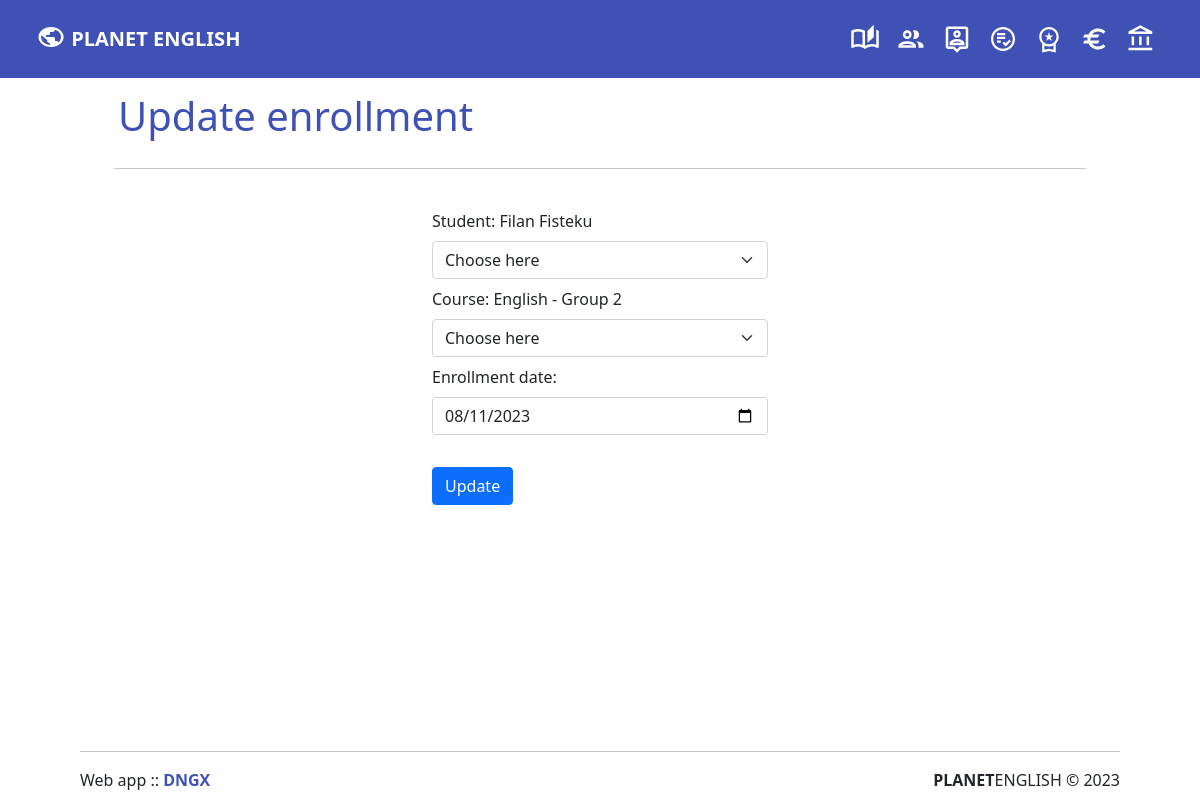
The page /u-enrollment.php?enrollment_id=2 on the database its author committed.
### tables this page shows
CREATE TABLE `enrollments` (
  `enrollment_id` int(11) NOT NULL,
  `enstudent_id` int(11) DEFAULT NULL,
  `encourse_id` int(11) DEFAULT NULL,
  `enrollment_date` date DEFAULT NULL
);

CREATE TABLE `students` (
  `student_id` int(11) NOT NULL,
  `first_name` varchar(50) DEFAULT NULL,
  `last_name` varchar(50) DEFAULT NULL,
  `email` varchar(100) DEFAULT NULL,
  `phone` varchar(20) DEFAULT NULL,
  `address` varchar(200) DEFAULT NULL,
  `parent` varchar(50) DEFAULT NULL
);

CREATE TABLE `courses` (
  `course_id` int(11) NOT NULL,
  `course_name` varchar(100) DEFAULT NULL,
  `start_date` date DEFAULT NULL,
  `end_date` date DEFAULT NULL,
  `instructor` varchar(100) DEFAULT NULL
);

### u-enrollment.php (the view, shortened to what this page needs)
<?php include('partials/menu.php');?>
<div class="row text-center p-4 mb-auto" style="width:85%; margin: auto;">
<p><h1 class="p-1 text-start" style="color: #3f51b5;">Update enrollment</h1></p><hr>
</div>
<div class="row text-start p-0 mb-auto" style="width:30%; margin: auto;">
            <div class="container ">
                    <?php
                        $enrollment_id = $_GET['enrollment_id'];
                        $sql = "
                        SELECT s.first_name, s.last_name, c.course_name, e.enrollment_date, e.enrollment_id, e.enstudent_id, e.encourse_id  FROM students s
                        LEFT JOIN enrollments e
                        ON s.student_id = e.enstudent_id
                        LEFT JOIN courses c
                        ON e.encourse_id = c.course_id
                        WHERE e.enrollment_id=$enrollment_id";
                        $res = mysqli_query($cxn, $sql);
                        if($res == TRUE)
                        {
                            $count = mysqli_num_rows($res);
                            if($count == 1)
                            {
                                $row = mysqli_fetch_assoc($res);
                                $fname = $row['first_name'];
                                $lname = $row['last_name'];
                                $cname = $row['course_name'];
                                $endate = $row['enrollment_date'];
                            }
                            else{
                                header("Location: " .SITEURL. 'm-enrollments.php');
                            }
                        }
                    ?>
                    <form action="" method="POST">
                        <div class="mb-2">
                            <label for="student" class="form-label">Student:
                                <?php
                                if(!isset($fname) && !isset($lname))
                                    {echo isset($fname, $lname);}
                                        else {echo $fname.' '.$lname;}
                                ?>
                            </label>
                                    <select class="form-select" aria-label="Default select example" name="enstudent_id2">
                                        <?php
                                            $sql2 = "SELECT * FROM students";
                                            $res2 = mysqli_query($cxn, $sql2);
                                            $count2 = mysqli_num_rows($res2);
                                            if($count2>0)
                                            {
                                                while($row = mysqli_fetch_assoc($res2))
                                                {
                                                    ?>
                                                    <option selected hidden>Choose here</option>
                                                    <?php
                                                }
                                            }
                                            else
                                            {
                                                ?>
                                                <option value="0">There are no students available</option>
                                                <?php
                                            }
                                        ?>
                                    </select>
                        </div>
                        <div class="mb-2">
                            <label for="course" class="form-label">Course:
                                <?php
                                if(!isset($cname))
                                    {echo isset($cname);}
                                        else {echo $cname;}
                                ?>
                            </label>
                            <select class="form-select" aria-label="Default select example" name="encourse_id2">
                                <?php
                                    $sql3 = "SELECT * FROM courses";
                                    $res3 = mysqli_query($cxn, $sql3);
                                    $count3 = mysqli_num_rows($res3);
                                    if($count3>0)
                                    {
                                        while($row = mysqli_fetch_assoc($res3))
                                        {
                                            ?>
                                            <option selected hidden>Choose here</option>
                                            <?php
                                        }
                                    }
                                    else
                                    {
                                        ?>
                                        <option value="0">There are no courses available</option>
                                        <?php
                                    }
                                ?>
                            </select>
                        </div>
                        <div class="mb-2">
                            <label for="endate" class="form-label">Enrollment date:</label>
                            <input type="date" class="form-control" name="endate2" value="<?php echo $endate;?>">
                        </div>
                        <br>
                        <input type="submit" name="submit" value="Update" class="btn btn-primary">
                    </form>
            </div>
</div>
<?php include('partials/footer.php'); ?>

### rows shown on the page
enrollments: enstudent.first_name "Filan", enstudent.last_name "Fisteku", encourse.course_name "English - Group 2", endate2 "08/11/2023"
